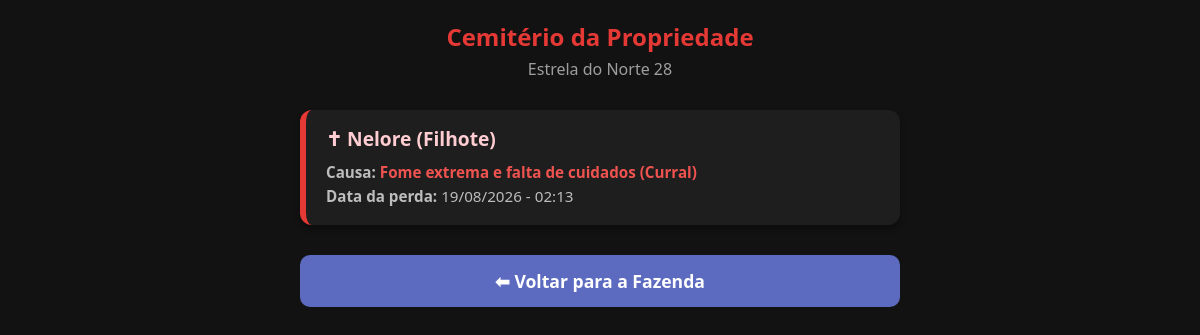
The app's page /cemiterio/28 (signed in) with its own data.
### database.py (models this page shows)
class Propriedade(db.Model):
    __tablename__ = 'propriedades'
    id = db.Column(db.Integer, primary_key=True)
    nome = db.Column(db.String(100), nullable=False)
    preco = db.Column(db.Float, nullable=False)
    tipo = db.Column(db.String(50), default="Sítio")
    dono_id = db.Column(db.Integer, db.ForeignKey('jogadores.id'), nullable=True)
    cap_silo = db.Column(db.Integer, default=500)
    cap_armazem = db.Column(db.Integer, default=200)
    cap_curral = db.Column(db.Integer, default=10)
    tem_represa_geral = db.Column(db.Boolean, default=False)
    tem_chiqueiro = db.Column(db.Boolean, default=False)
    tem_galinheiro = db.Column(db.Boolean, default=False)
    est_milho = db.Column(db.Integer, default=0)
    est_soja = db.Column(db.Integer, default=0)
    est_cafe = db.Column(db.Integer, default=0)
    est_arroz = db.Column(db.Integer, default=0)
    est_feijao = db.Column(db.Integer, default=0)
    est_algodao = db.Column(db.Integer, default=0)
    est_cana = db.Column(db.Integer, default=0)
    est_mandioca = db.Column(db.Integer, default=0)
    est_pimenta = db.Column(db.Integer, default=0)
    est_cacau = db.Column(db.Integer, default=0)
    est_acai = db.Column(db.Integer, default=0)
    est_cupuacu = db.Column(db.Integer, default=0)
    est_banana = db.Column(db.Integer, default=0)
    est_abacaxi = db.Column(db.Integer, default=0)
    est_melancia = db.Column(db.Integer, default=0)
    est_sal = db.Column(db.Integer, default=0)
    est_racao = db.Column(db.Integer, default=0)
    est_adubo = db.Column(db.Integer, default=0)
    est_veneno = db.Column(db.Integer, default=0)
    est_combustivel = db.Column(db.Integer, default=0)
    est_vacina_aftosa = db.Column(db.Integer, default=0)
    est_vacina_brucelose = db.Column(db.Integer, default=0)
    est_medicamento_geral = db.Column(db.Integer, default=0)
    est_suplemento_engorda = db.Column(db.Integer, default=0)
    lotes = db.relationship('Lote', backref='fazenda', lazy=True)

class HistoricoMorte(db.Model):
    __tablename__ = 'historico_mortes'
    id = db.Column(db.Integer, primary_key=True)
    propriedade_id = db.Column(db.Integer, db.ForeignKey('propriedades.id'), nullable=True)
    raca = db.Column(db.String(50), nullable=False)
    fase = db.Column(db.String(20), nullable=False)
    causa = db.Column(db.String(100), default="Maus tratos / Fome")
    data_morte = db.Column(db.DateTime, default=datetime.utcnow)
    propriedade = db.relationship('Propriedade', backref='mortes_registradas', lazy=True)

### app.py (the view)
@app.route('/cemiterio/<int:prop_id>')
def cemiterio(prop_id):
    if 'usuario' not in session:
        return redirect(url_for('login'))
    jogador = Jogador.query.filter_by(username=session['usuario']).first()
    if not jogador:
        session.pop('usuario', None)
        return redirect(url_for('login'))
    propriedade = Propriedade.query.get(prop_id)
    if not propriedade or propriedade.dono_id != jogador.id:
        return redirect(url_for('mapa'))
    mortes = HistoricoMorte.query.filter_by(propriedade_id=prop_id).order_by(HistoricoMorte.data_morte.desc()).all()
    return render_template('cemiterio.html',
                           jogador=jogador,
                           user=jogador,
                           fazenda=propriedade,
                           mortes=mortes)

### templates/cemiterio.html (shortened to what this page needs)
<!DOCTYPE html>
<html lang="pt-BR">
<head>
</head>
<body>
    <div class="container">
        <div class="cabecalho">
            <h2>Cemitério da Propriedade</h2>
            <p>{{ fazenda.nome }}</p>
        </div>
        {% if mortes %}
            {% for morto in mortes %}
            <div class="card-morte">
                <h3>✝ {{ morto.raca|capitalize }} ({{ morto.fase }})</h3>
                <p class="info"><strong>Causa:</strong> <span class="destaque">{{ morto.causa }}</span></p>
                <p class="info"><strong>Data da perda:</strong> {{ morto.data_morte.strftime('%d/%m/%Y - %H:%M') }}</p>
            </div>
            {% endfor %}
        {% else %}
            <div class="sucesso">
                <p>🎉 Excelente! Nenhum animal morreu por inanição ou falta de cuidados nesta propriedade.</p>
            </div>
        {% endif %}
        <a href="{{ url_for('fazenda', prop_id=fazenda.id) }}" class="btn-voltar">
            ⬅ Voltar para a Fazenda
        </a>
    </div>
</body>
</html>

### templates/cemiterio.html (style rules this page uses)
body { background-color: #121212; color: #ffffff; font-family: 'Segoe UI', Tahoma, Geneva, Verdana, sans-serif; margin: 0; padding: 20px; }
.container { max-width: 600px; margin: 0 auto; }
.cabecalho { text-align: center; margin-bottom: 30px; }
.cabecalho h2 { margin: 0; color: #e53935; }
.cabecalho p { color: #9e9e9e; margin-top: 5px; }
.card-morte { background-color: #1e1e1e; border-radius: 12px; padding: 15px 20px; margin-bottom: 15px; border-left: 6px solid #e53935; box-shadow: 0 4px 6px rgba(0,0,0,0.3); }
.card-morte h3 { font-size: 1.2em; margin: 0 0 10px 0; color: #ffcdd2; }
.info { margin: 4px 0; color: #bdbdbd; font-size: 0.95em; }
.destaque { color: #ef5350; font-weight: bold; }
.btn-voltar { display: block; width: 100%; text-align: center; background-color: #5c6bc0; color: white; padding: 14px; text-decoration: none; border-radius: 10px; margin-top: 30px; font-weight: bold; font-size: 1.1em; box-sizing: border-box; }

### records on screen
Propriedade: nome "Estrela do Norte 28"
HistoricoMorte: raca "Nelore", fase "Filhote", causa "Fome extrema e falta de cuidados (Curral)", data_morte "19/08/2026 - 02:13"
